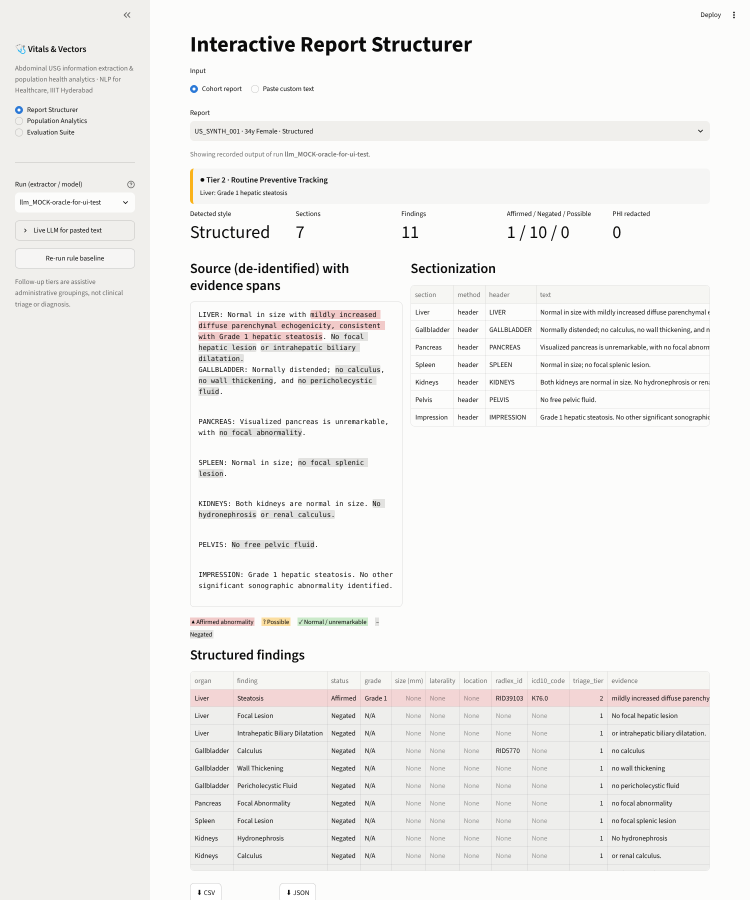
#> input picture d5.png, 1500 x 1800 px, found by its file name (shown at 1/2 size)
$ python annotate_figures.py
#> lines starting #> are read from the running program, lines starting #| are printed output that depends on the picture
#!/usr/bin/env python3
"""Annotate dashboard screenshots with professional callout arrows and explanatory labels."""

from PIL import Image, ImageDraw, ImageFont

FONT_BOLD = "/usr/share/fonts/truetype/dejavu/DejaVuSans-Bold.ttf"
FONT_REG = "/usr/share/fonts/truetype/dejavu/DejaVuSans.ttf"

def draw_callout(draw, target_xy, text_box_xy, badge_text, title_text, desc_text, color=(37, 99, 235), box_width=380):
    """Draws a target marker, leader line, and a stylish callout box."""
    font_badge = ImageFont.truetype(FONT_BOLD, 13)
    font_title = ImageFont.truetype(FONT_BOLD, 14)
    font_desc = ImageFont.truetype(FONT_REG, 12)

    tx, ty = target_xy
    bx, by = text_box_xy

    # 1. Target marker (pulsing circle)
    r = 6
    draw.ellipse([tx - r, ty - r, tx + r, ty + r], fill=color, outline=(255, 255, 255), width=2)
    draw.ellipse([tx - r - 4, ty - r - 4, tx + r + 4, ty + r + 4], outline=color, width=2)

    # 2. Text layout & wrap description
    words = desc_text.split()
    lines = []
    cur_line = []
    for w in words:
        cur_line.append(w)
        line_str = " ".join(cur_line)
        bbox = font_desc.getbbox(line_str)
        if bbox[2] - bbox[0] > (box_width - 24):
            cur_line.pop()
            lines.append(" ".join(cur_line))
            cur_line = [w]
    if cur_line:
        lines.append(" ".join(cur_line))

    box_height = 32 + len(lines) * 17 + 10
    box_rect = [bx, by, bx + box_width, by + box_height]

    # 3. Leader line
    if bx > tx:
        conn_x = bx
    elif bx + box_width < tx:
        conn_x = bx + box_width
    else:
        conn_x = bx + box_width // 2

    if by > ty:
        conn_y = by
    elif by + box_height < ty:
        conn_y = by + box_height
    else:
        conn_y = by + box_height // 2

    draw.line([(conn_x, conn_y), (tx, ty)], fill=color, width=3)

    # 4. Box background with shadow
    draw.rounded_rectangle([bx + 3, by + 3, bx + box_width + 3, by + box_height + 3], radius=7, fill=(0, 0, 0, 30))
    draw.rounded_rectangle(box_rect, radius=7, fill=(255, 255, 255, 248), outline=color, width=2)

    # 5. Badge pill
    badge_bbox = font_badge.getbbox(badge_text)
    bw = badge_bbox[2] - badge_bbox[0] + 14
    draw.rounded_rectangle([bx + 8, by + 7, bx + 8 + bw, by + 26], radius=4, fill=color)
    draw.text((bx + 15, by + 9), badge_text, font=font_badge, fill=(255, 255, 255))

    # 6. Title text
    draw.text((bx + 14 + bw + 8, by + 9), title_text, font=font_title, fill=(15, 23, 42))

    # 7. Description lines
    y_text = by + 32
    for line in lines:
        draw.text((bx + 10, y_text), line, font=font_desc, fill=(51, 65, 85))
        y_text += 17

def annotate_d5():
    # d5.png is (1500, 1800)
    im = Image.open("d5.png").convert("RGBA")
    overlay = Image.new("RGBA", im.size, (255, 255, 255, 0))
    draw = ImageDraw.Draw(overlay)

    # Callout 1: Triage banner (Target: 550, 370)
    draw_callout(draw, target_xy=(550, 370), text_box_xy=(950, 240),
                 badge_text="1", title_text="Assistive Follow-Up Triage",
                 desc_text="Assigns clinical priority: Tier 2 (Routine Preventive Tracking) automatically triggered by Grade 1 hepatic steatosis.",
                 color=(217, 119, 6), box_width=440)

    # Callout 2: De-identified text highlight (Target: 550, 650)
    draw_callout(draw, target_xy=(550, 650), text_box_xy=(950, 440),
                 badge_text="2", title_text="Verbatim Evidence Grounding",
                 desc_text="Report evidence is color-coded (Red = Affirmed Abnormality). Verified against text to reject ungrounded hallucinations.",
                 color=(220, 38, 38), box_width=440)

    # Callout 3: Sectionizer table (Target: 950, 650)
    draw_callout(draw, target_xy=(950, 650), text_box_xy=(950, 750),
                 badge_text="3", title_text="Anatomical Sectionizer",
                 desc_text="Partitions text into organ sub-sections (Liver, Gallbladder, Pancreas, etc.) and infers style format (Structured).",
                 color=(14, 165, 233), box_width=420)

    # Callout 4: Structured Finding with RadLex & ICD-10 (Target: 650, 1380)
    draw_callout(draw, target_xy=(650, 1380), text_box_xy=(920, 1220),
                 badge_text="4", title_text="Ontology Codes (RadLex & ICD)",
                 desc_text="True Positive Extraction: Steatosis correctly affirmed with Grade 1 severity, mapped to RadLex RID39103 and ICD-10-CM K76.0.",
                 color=(37, 99, 235), box_width=460)

    # Callout 5: ConText Negation Handling (Target: 650, 1435)
    draw_callout(draw, target_xy=(650, 1435), text_box_xy=(920, 1550),
                 badge_text="5", title_text="ConText Negation Assertion",
                 desc_text="Correctly identified 'No focal hepatic lesion' as Negated status with zero hallucinated abnormalities.",
                 color=(100, 116, 139), box_width=460)

    final = Image.alpha_composite(im, overlay).convert("RGB")
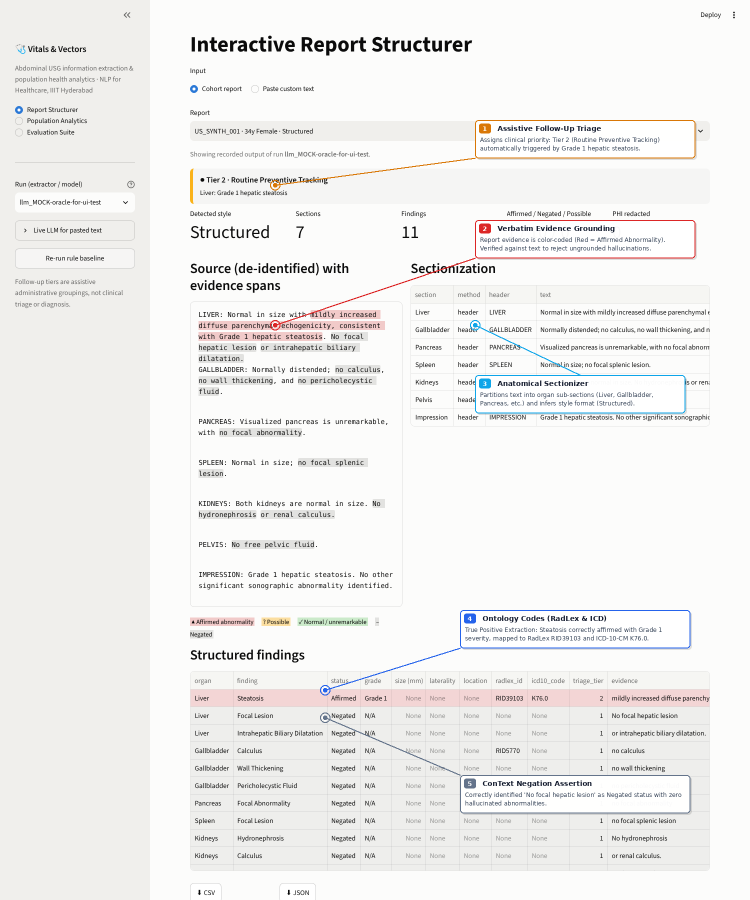
#> final: PIL image 1500x1800 RGB (shown at 1/2 size); mean R, G, B 240.4, 239.6, 238.3
    final.save("d5_annotated.png", quality=95)
    print("d5_annotated.png created successfully!")

def annotate_page2():
    # page2.png is (1500, 1000)
    im = Image.open("page2.png").convert("RGBA")
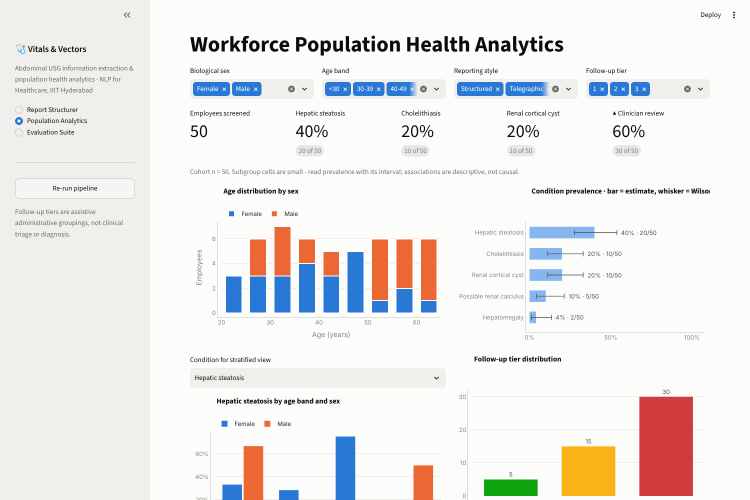
#> input picture page2.png, 1500 x 1000 px, found by its file name (shown at 1/2 size)
#> im: PIL image 1500x1000 RGBA
    overlay = Image.new("RGBA", im.size, (255, 255, 255, 0))
#> overlay: PIL image 1500x1000 RGBA
    draw = ImageDraw.Draw(overlay)

    # Callout 1: Dynamic Filters (Target: 550, 175)
    draw_callout(draw, target_xy=(550, 175), text_box_xy=(960, 40),
                 badge_text="1", title_text="Dynamic Cohort Slicers",
                 desc_text="Filter population cohort dynamically by biological sex, age bracket, reporting style, and triage tier.",
                 color=(37, 99, 235), box_width=400)

    # Callout 2: Disease KPIs (Target: 450, 260)
    draw_callout(draw, target_xy=(450, 260), text_box_xy=(30, 220),
                 badge_text="2", title_text="Workforce Disease KPIs",
                 desc_text="Prevalence metrics across workforce cohort (40% Hepatic Steatosis, 20% Cholelithiasis, 20% Renal Cysts).",
                 color=(14, 165, 233), box_width=330)

    # Callout 3: Wilson CIs (Target: 1050, 520)
    draw_callout(draw, target_xy=(1050, 520), text_box_xy=(880, 580),
                 badge_text="3", title_text="Wilson 95% Confidence Intervals",
                 desc_text="Prevalence estimates calculated with rigorous Wilson score intervals, essential for small demographic sub-cohorts.",
                 color=(217, 119, 6), box_width=430)

    # Callout 4: Follow-up tier distribution (Target: 1050, 880)
    draw_callout(draw, target_xy=(1050, 880), text_box_xy=(30, 780),
                 badge_text="4", title_text="Actionable Triage Distribution",
                 desc_text="Workforce stratification by follow-up urgency (Tier 1: Normal, Tier 2: Preventive Tracking, Tier 3: Clinician Review).",
                 color=(220, 38, 38), box_width=340)

    final = Image.alpha_composite(im, overlay).convert("RGB")
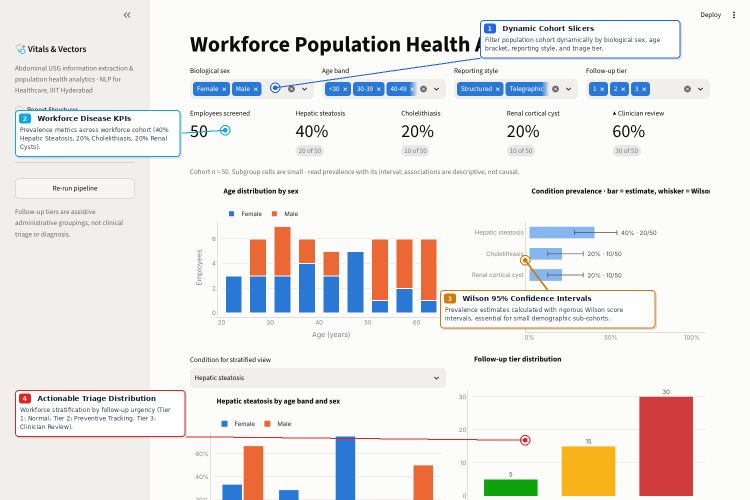
#> final: PIL image 1500x1000 RGB (shown at 1/2 size); mean R, G, B 235.8, 233.3, 232.8
    final.save("page2_annotated.png", quality=95)
    print("page2_annotated.png saved successfully!")

def annotate_page3():
    # page3.png is (1500, 1000)
    im = Image.open("page3.png").convert("RGBA")
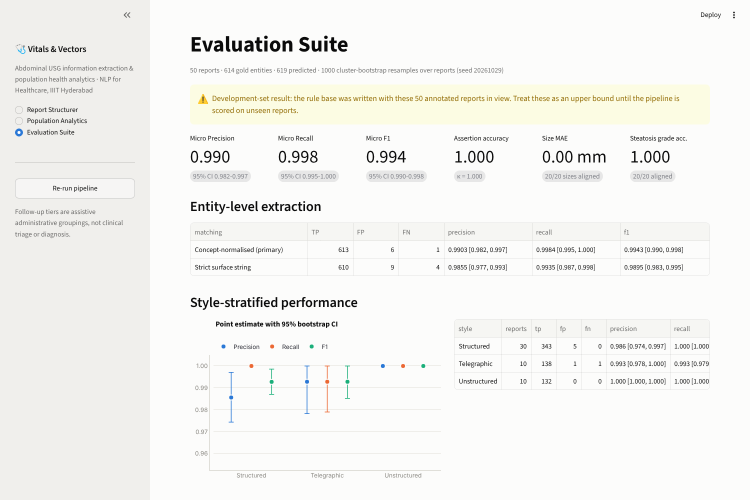
#> input picture page3.png, 1500 x 1000 px, found by its file name (shown at 1/2 size)
    overlay = Image.new("RGBA", im.size, (255, 255, 255, 0))
    draw = ImageDraw.Draw(overlay)

    # Callout 1: Primary Metrics (Target: 550, 310)
    draw_callout(draw, target_xy=(550, 310), text_box_xy=(30, 220),
                 badge_text="1", title_text="Bootstrap Micro F1 & Accuracy",
                 desc_text="Primary micro P/R/F1 evaluated with 1,000 cluster-bootstrap resamples over individual patient reports.",
                 color=(37, 99, 235), box_width=340)

    # Callout 2: Concept vs Strict (Target: 550, 500)
    draw_callout(draw, target_xy=(550, 500), text_box_xy=(920, 420),
                 badge_text="2", title_text="Concept vs Strict Matching",
                 desc_text="Concept mode normalizes surface phrasing onto standard ontology concepts; strict mode measures exact string match.",
                 color=(14, 165, 233), box_width=420)

    # Callout 3: Style Stratification (Target: 450, 760)
    draw_callout(draw, target_xy=(450, 760), text_box_xy=(30, 780),
                 badge_text="3", title_text="Style-Stratified Evaluation",
                 desc_text="Evaluation stratified across Structured, Telegraphic, and Unstructured reports with individual 95% bootstrap CIs.",
                 color=(16, 185, 129), box_width=340)

    final = Image.alpha_composite(im, overlay).convert("RGB")
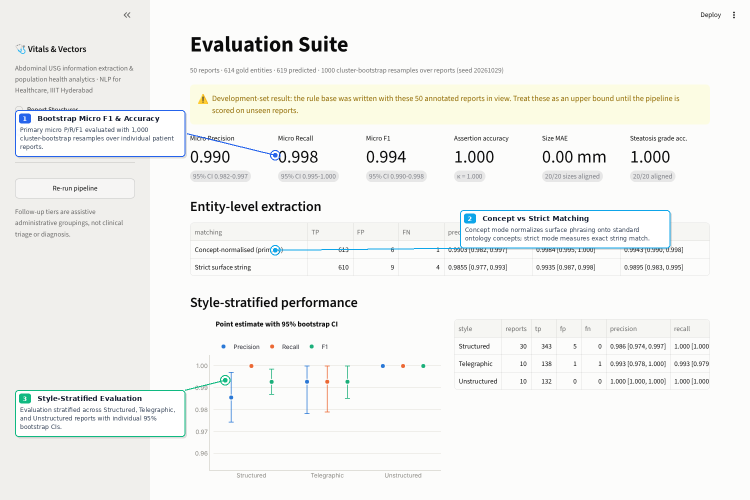
#> final: PIL image 1500x1000 RGB (shown at 1/2 size); mean R, G, B 242.9, 243.5, 241
    final.save("page3_annotated.png", quality=95)
    print("page3_annotated.png saved successfully!")

if __name__ == "__main__":
    annotate_d5()
    annotate_page2()
    annotate_page3()
